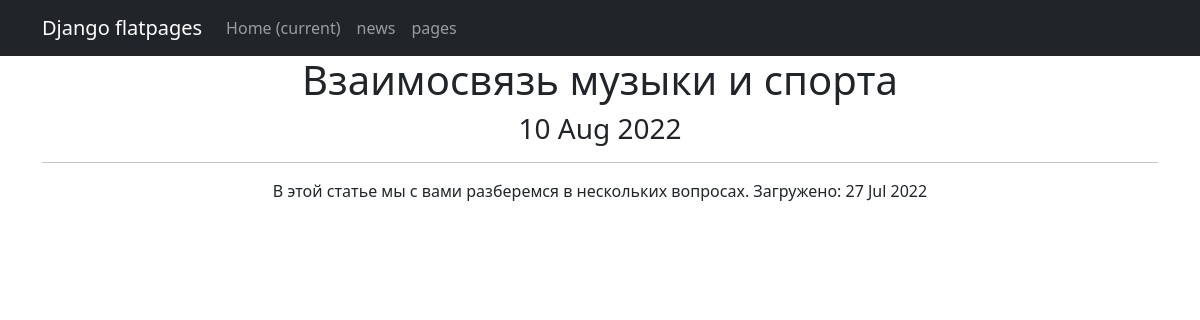
Screenshot of /news/1 with the database file from the repository.
### news_portal_app/models.py (models this page shows, shortened)
class Post(models.Model):
    time_in = models.DateTimeField(auto_now_add=True)
    NEWS = "NW"
    ARTICLE = "AR"
    CATEGORIES = (
        (NEWS, 'Новость'),
        (ARTICLE, 'Статья')
    )
    article_or_news = models.CharField(max_length=2, choices=CATEGORIES, default=NEWS)
    heading = models.CharField(max_length=255, unique=True)
    text_article = models.TextField()
    post_rating = models.IntegerField(default=0)
    author = models.ForeignKey(Author, on_delete=models.CASCADE)
    category = models.ManyToManyField(Category, through='PostCategory')

### news_portal_app/views.py (the view)
# urls.py: path('<int:pk>', PostDetail.as_view(), name='post_detail'),
class PostDetail(DetailView):
    model = Post
    template_name = 'post.html'
    context_object_name = 'post'

### news_portal_app/templatetags/custom_filters.py (called while the page is built)
@register.filter()
def censor(texts):
    if not isinstance(texts, str):
        raise ValueError('Этот тип переменной нельзя цензурировать')
    texts = texts.split()
    i = 0
    for word in texts:
        for badword in BAD_WORDS:
            if badword in word:
                expletive = badword + word.replace(word, '*****')
                texts[i] = expletive
        i += 1
    texts = ' '.join(texts)
    return f'{texts}'

### news_portal_app/templatetags/custom_tags.py (called while the page is built)
@register.simple_tag()
def current_time(format_string='%b %d %Y'):
   return datetime.utcnow().strftime(format_string)

### templates/post.html (shortened to what this page needs)
{% extends 'flatpages/default.html' %}
{% load custom_filters %}
{% load custom_tags %}
{% block content %}
<h1>{{ post.heading|censor }}</h1>
<h3>{% current_time '%d %b %Y' %}</h3>
<hr>
    {{ post.text_article|censor }}
    Загружено:
    {{ post.time_in|date:'d M Y' }}
{% endblock content %}

### rows the page displays
Post: heading|censor "Взаимосвязь музыки и спорта", text_article|censor "В этой статье мы с вами разберемся в нескольких вопросах.", time_in "27 Jul 2022"
